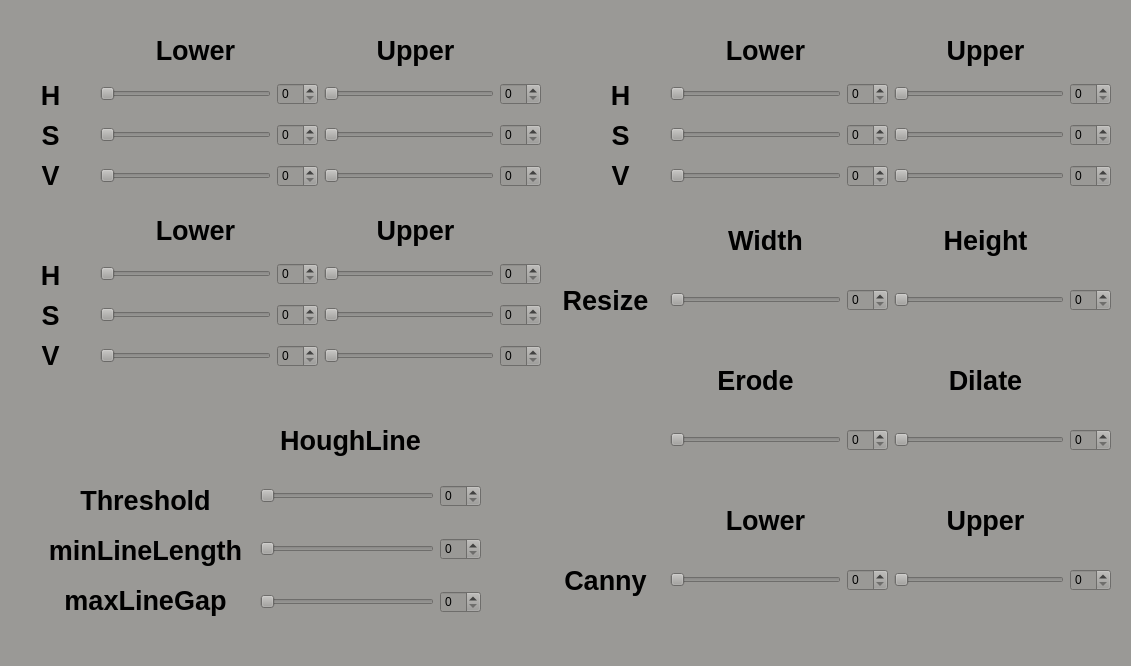
<?xml version="1.0" encoding="UTF-8"?>
<ui version="4.0">
 <class>MainWindowDesign</class>
 <widget class="QMainWindow" name="MainWindowDesign">
  <property name="geometry">
   <rect>
    <x>0</x>
    <y>0</y>
    <width>1131</width>
    <height>666</height>
   </rect>
  </property>
  <property name="windowTitle">
   <string>QRosApp</string>
  </property>
  <property name="windowIcon">
   <iconset>
    <normaloff>:/images/icon.png</normaloff>:/images/icon.png</iconset>
  </property>
  <property name="styleSheet">
   <string notr="true">background-color: rgb(154, 153, 150);</string>
  </property>
  <property name="locale">
   <locale language="English" country="Australia"/>
  </property>
  <widget class="QWidget" name="centralwidget">
   <widget class="QLabel" name="label">
    <property name="geometry">
     <rect>
      <x>20</x>
      <y>80</y>
      <width>61</width>
      <height>31</height>
     </rect>
    </property>
    <property name="styleSheet">
     <string notr="true"/>
    </property>
    <property name="text">
     <string>&lt;html&gt;&lt;head/&gt;&lt;body&gt;&lt;p align=&quot;center&quot;&gt;&lt;span style=&quot; font-size:20pt; font-weight:700;&quot;&gt;H&lt;/span&gt;&lt;/p&gt;&lt;/body&gt;&lt;/html&gt;</string>
    </property>
   </widget>
   <widget class="QWidget" name="gridLayoutWidget">
    <property name="geometry">
     <rect>
      <x>100</x>
      <y>70</y>
      <width>441</width>
      <height>131</height>
     </rect>
    </property>
    <layout class="QGridLayout" name="gridLayout">
     <item row="1" column="3">
      <widget class="QSpinBox" name="satr_upp_spinbox">
       <property name="styleSheet">
        <string notr="true"/>
       </property>
      </widget>
     </item>
     <item row="0" column="2">
      <widget class="QSlider" name="hue_upp_slider">
       <property name="styleSheet">
        <string notr="true"/>
       </property>
       <property name="orientation">
        <enum>Qt::Horizontal</enum>
       </property>
      </widget>
     </item>
     <item row="1" column="1">
      <widget class="QSpinBox" name="satr_low_spinbox">
       <property name="styleSheet">
        <string notr="true"/>
       </property>
      </widget>
     </item>
     <item row="0" column="0">
      <widget class="QSlider" name="hue_low_slider">
       <property name="styleSheet">
        <string notr="true"/>
       </property>
       <property name="orientation">
        <enum>Qt::Horizontal</enum>
       </property>
      </widget>
     </item>
     <item row="0" column="1">
      <widget class="QSpinBox" name="hue_low_spinbox">
       <property name="styleSheet">
        <string notr="true"/>
       </property>
      </widget>
     </item>
     <item row="1" column="0">
      <widget class="QSlider" name="satr_low_slider">
       <property name="styleSheet">
        <string notr="true"/>
       </property>
       <property name="orientation">
        <enum>Qt::Horizontal</enum>
       </property>
      </widget>
     </item>
     <item row="1" column="2">
      <widget class="QSlider" name="satr_upp_slider">
       <property name="styleSheet">
        <string notr="true"/>
       </property>
       <property name="orientation">
        <enum>Qt::Horizontal</enum>
       </property>
      </widget>
     </item>
     <item row="0" column="3">
      <widget class="QSpinBox" name="hue_upp_spinbox">
       <property name="styleSheet">
        <string notr="true"/>
       </property>
      </widget>
     </item>
     <item row="2" column="0">
      <widget class="QSlider" name="val_low_slider">
       <property name="styleSheet">
        <string notr="true"/>
       </property>
       <property name="orientation">
        <enum>Qt::Horizontal</enum>
       </property>
      </widget>
     </item>
     <item row="2" column="1">
      <widget class="QSpinBox" name="val_low_spinbox">
       <property name="styleSheet">
        <string notr="true"/>
       </property>
      </widget>
     </item>
     <item row="2" column="2">
      <widget class="QSlider" name="val_upp_slider">
       <property name="styleSheet">
        <string notr="true"/>
       </property>
       <property name="orientation">
        <enum>Qt::Horizontal</enum>
       </property>
      </widget>
     </item>
     <item row="2" column="3">
      <widget class="QSpinBox" name="val_upp_spinbox">
       <property name="styleSheet">
        <string notr="true"/>
       </property>
      </widget>
     </item>
    </layout>
   </widget>
   <widget class="QLabel" name="label_2">
    <property name="geometry">
     <rect>
      <x>150</x>
      <y>30</y>
      <width>91</width>
      <height>41</height>
     </rect>
    </property>
    <property name="styleSheet">
     <string notr="true"/>
    </property>
    <property name="text">
     <string>&lt;html&gt;&lt;head/&gt;&lt;body&gt;&lt;p align=&quot;center&quot;&gt;&lt;span style=&quot; font-size:20pt; font-weight:700;&quot;&gt;Lower&lt;/span&gt;&lt;/p&gt;&lt;/body&gt;&lt;/html&gt;</string>
    </property>
   </widget>
   <widget class="QLabel" name="label_3">
    <property name="geometry">
     <rect>
      <x>370</x>
      <y>30</y>
      <width>91</width>
      <height>41</height>
     </rect>
    </property>
    <property name="styleSheet">
     <string notr="true"/>
    </property>
    <property name="text">
     <string>&lt;html&gt;&lt;head/&gt;&lt;body&gt;&lt;p align=&quot;center&quot;&gt;&lt;span style=&quot; font-size:20pt; font-weight:700;&quot;&gt;Upper&lt;/span&gt;&lt;/p&gt;&lt;/body&gt;&lt;/html&gt;</string>
    </property>
   </widget>
   <widget class="QWidget" name="gridLayoutWidget_2">
    <property name="geometry">
     <rect>
      <x>670</x>
      <y>260</y>
      <width>441</width>
      <height>80</height>
     </rect>
    </property>
    <layout class="QGridLayout" name="gridLayout_2">
     <item row="0" column="3">
      <widget class="QSlider" name="height_slider">
       <property name="styleSheet">
        <string notr="true"/>
       </property>
       <property name="orientation">
        <enum>Qt::Horizontal</enum>
       </property>
      </widget>
     </item>
     <item row="0" column="1">
      <widget class="QSlider" name="width_slider">
       <property name="styleSheet">
        <string notr="true"/>
       </property>
       <property name="orientation">
        <enum>Qt::Horizontal</enum>
       </property>
      </widget>
     </item>
     <item row="0" column="2">
      <widget class="QSpinBox" name="width_spinbox">
       <property name="styleSheet">
        <string notr="true"/>
       </property>
      </widget>
     </item>
     <item row="0" column="4">
      <widget class="QSpinBox" name="height_spinbox">
       <property name="styleSheet">
        <string notr="true"/>
       </property>
      </widget>
     </item>
    </layout>
   </widget>
   <widget class="QLabel" name="label_5">
    <property name="geometry">
     <rect>
      <x>550</x>
      <y>280</y>
      <width>111</width>
      <height>41</height>
     </rect>
    </property>
    <property name="styleSheet">
     <string notr="true"/>
    </property>
    <property name="text">
     <string>&lt;html&gt;&lt;head/&gt;&lt;body&gt;&lt;p align=&quot;center&quot;&gt;&lt;span style=&quot; font-size:20pt; font-weight:700;&quot;&gt;Resize&lt;/span&gt;&lt;/p&gt;&lt;/body&gt;&lt;/html&gt;</string>
    </property>
   </widget>
   <widget class="QLabel" name="label_6">
    <property name="geometry">
     <rect>
      <x>710</x>
      <y>220</y>
      <width>111</width>
      <height>41</height>
     </rect>
    </property>
    <property name="styleSheet">
     <string notr="true"/>
    </property>
    <property name="text">
     <string>&lt;html&gt;&lt;head/&gt;&lt;body&gt;&lt;p align=&quot;center&quot;&gt;&lt;span style=&quot; font-size:20pt; font-weight:700;&quot;&gt;Width&lt;/span&gt;&lt;/p&gt;&lt;/body&gt;&lt;/html&gt;</string>
    </property>
   </widget>
   <widget class="QLabel" name="label_7">
    <property name="geometry">
     <rect>
      <x>930</x>
      <y>220</y>
      <width>111</width>
      <height>41</height>
     </rect>
    </property>
    <property name="styleSheet">
     <string notr="true"/>
    </property>
    <property name="text">
     <string>&lt;html&gt;&lt;head/&gt;&lt;body&gt;&lt;p align=&quot;center&quot;&gt;&lt;span style=&quot; font-size:20pt; font-weight:700;&quot;&gt;Height&lt;/span&gt;&lt;/p&gt;&lt;/body&gt;&lt;/html&gt;</string>
    </property>
   </widget>
   <widget class="QWidget" name="gridLayoutWidget_3">
    <property name="geometry">
     <rect>
      <x>670</x>
      <y>400</y>
      <width>441</width>
      <height>80</height>
     </rect>
    </property>
    <layout class="QGridLayout" name="gridLayout_3">
     <item row="0" column="1">
      <widget class="QSpinBox" name="erode_spinbox">
       <property name="styleSheet">
        <string notr="true"/>
       </property>
      </widget>
     </item>
     <item row="0" column="0">
      <widget class="QSlider" name="erode_slider">
       <property name="styleSheet">
        <string notr="true"/>
       </property>
       <property name="orientation">
        <enum>Qt::Horizontal</enum>
       </property>
      </widget>
     </item>
     <item row="0" column="3">
      <widget class="QSpinBox" name="dilate_spinbox">
       <property name="styleSheet">
        <string notr="true"/>
       </property>
      </widget>
     </item>
     <item row="0" column="2">
      <widget class="QSlider" name="dilate_slider">
       <property name="styleSheet">
        <string notr="true"/>
       </property>
       <property name="orientation">
        <enum>Qt::Horizontal</enum>
       </property>
      </widget>
     </item>
    </layout>
   </widget>
   <widget class="QLabel" name="label_8">
    <property name="geometry">
     <rect>
      <x>700</x>
      <y>360</y>
      <width>111</width>
      <height>41</height>
     </rect>
    </property>
    <property name="styleSheet">
     <string notr="true"/>
    </property>
    <property name="text">
     <string>&lt;html&gt;&lt;head/&gt;&lt;body&gt;&lt;p align=&quot;center&quot;&gt;&lt;span style=&quot; font-size:20pt; font-weight:700;&quot;&gt;Erode&lt;/span&gt;&lt;/p&gt;&lt;/body&gt;&lt;/html&gt;</string>
    </property>
   </widget>
   <widget class="QLabel" name="label_9">
    <property name="geometry">
     <rect>
      <x>930</x>
      <y>360</y>
      <width>111</width>
      <height>41</height>
     </rect>
    </property>
    <property name="styleSheet">
     <string notr="true"/>
    </property>
    <property name="text">
     <string>&lt;html&gt;&lt;head/&gt;&lt;body&gt;&lt;p align=&quot;center&quot;&gt;&lt;span style=&quot; font-size:20pt; font-weight:700;&quot;&gt;Dilate&lt;/span&gt;&lt;/p&gt;&lt;/body&gt;&lt;/html&gt;</string>
    </property>
   </widget>
   <widget class="QWidget" name="gridLayoutWidget_4">
    <property name="geometry">
     <rect>
      <x>670</x>
      <y>540</y>
      <width>441</width>
      <height>80</height>
     </rect>
    </property>
    <layout class="QGridLayout" name="gridLayout_4">
     <item row="0" column="3">
      <widget class="QSpinBox" name="canny_upp_spinbox">
       <property name="styleSheet">
        <string notr="true"/>
       </property>
      </widget>
     </item>
     <item row="0" column="2">
      <widget class="QSlider" name="canny_upp_slider">
       <property name="styleSheet">
        <string notr="true"/>
       </property>
       <property name="orientation">
        <enum>Qt::Horizontal</enum>
       </property>
      </widget>
     </item>
     <item row="0" column="0">
      <widget class="QSlider" name="canny_low_slider">
       <property name="styleSheet">
        <string notr="true"/>
       </property>
       <property name="orientation">
        <enum>Qt::Horizontal</enum>
       </property>
      </widget>
     </item>
     <item row="0" column="1">
      <widget class="QSpinBox" name="canny_low_spinbox">
       <property name="styleSheet">
        <string notr="true"/>
       </property>
      </widget>
     </item>
    </layout>
   </widget>
   <widget class="QLabel" name="label_10">
    <property name="geometry">
     <rect>
      <x>550</x>
      <y>560</y>
      <width>111</width>
      <height>41</height>
     </rect>
    </property>
    <property name="styleSheet">
     <string notr="true"/>
    </property>
    <property name="text">
     <string>&lt;html&gt;&lt;head/&gt;&lt;body&gt;&lt;p align=&quot;center&quot;&gt;&lt;span style=&quot; font-size:20pt; font-weight:700;&quot;&gt;Canny&lt;/span&gt;&lt;/p&gt;&lt;/body&gt;&lt;/html&gt;</string>
    </property>
   </widget>
   <widget class="QLabel" name="label_11">
    <property name="geometry">
     <rect>
      <x>710</x>
      <y>500</y>
      <width>111</width>
      <height>41</height>
     </rect>
    </property>
    <property name="styleSheet">
     <string notr="true"/>
    </property>
    <property name="text">
     <string>&lt;html&gt;&lt;head/&gt;&lt;body&gt;&lt;p align=&quot;center&quot;&gt;&lt;span style=&quot; font-size:20pt; font-weight:700;&quot;&gt;Lower&lt;/span&gt;&lt;/p&gt;&lt;/body&gt;&lt;/html&gt;</string>
    </property>
   </widget>
   <widget class="QLabel" name="label_12">
    <property name="geometry">
     <rect>
      <x>930</x>
      <y>500</y>
      <width>111</width>
      <height>41</height>
     </rect>
    </property>
    <property name="styleSheet">
     <string notr="true"/>
    </property>
    <property name="text">
     <string>&lt;html&gt;&lt;head/&gt;&lt;body&gt;&lt;p align=&quot;center&quot;&gt;&lt;span style=&quot; font-size:20pt; font-weight:700;&quot;&gt;Upper&lt;/span&gt;&lt;/p&gt;&lt;/body&gt;&lt;/html&gt;</string>
    </property>
   </widget>
   <widget class="QWidget" name="gridLayoutWidget_5">
    <property name="geometry">
     <rect>
      <x>260</x>
      <y>460</y>
      <width>221</width>
      <height>181</height>
     </rect>
    </property>
    <layout class="QGridLayout" name="gridLayout_5">
     <item row="1" column="1">
      <widget class="QSpinBox" name="hough_mll_spinbox">
       <property name="styleSheet">
        <string notr="true"/>
       </property>
      </widget>
     </item>
     <item row="0" column="1">
      <widget class="QSpinBox" name="hough_thres_spinbox">
       <property name="styleSheet">
        <string notr="true"/>
       </property>
      </widget>
     </item>
     <item row="0" column="0">
      <widget class="QSlider" name="hough_thres_slider">
       <property name="styleSheet">
        <string notr="true"/>
       </property>
       <property name="orientation">
        <enum>Qt::Horizontal</enum>
       </property>
      </widget>
     </item>
     <item row="1" column="0">
      <widget class="QSlider" name="hough_mll_slider">
       <property name="styleSheet">
        <string notr="true"/>
       </property>
       <property name="orientation">
        <enum>Qt::Horizontal</enum>
       </property>
      </widget>
     </item>
     <item row="2" column="0">
      <widget class="QSlider" name="hough_mlg_slider">
       <property name="styleSheet">
        <string notr="true"/>
       </property>
       <property name="orientation">
        <enum>Qt::Horizontal</enum>
       </property>
      </widget>
     </item>
     <item row="2" column="1">
      <widget class="QSpinBox" name="hough_mlg_spinbox">
       <property name="styleSheet">
        <string notr="true"/>
       </property>
      </widget>
     </item>
    </layout>
   </widget>
   <widget class="QLabel" name="label_13">
    <property name="geometry">
     <rect>
      <x>270</x>
      <y>420</y>
      <width>161</width>
      <height>41</height>
     </rect>
    </property>
    <property name="styleSheet">
     <string notr="true"/>
    </property>
    <property name="text">
     <string>&lt;html&gt;&lt;head/&gt;&lt;body&gt;&lt;p align=&quot;center&quot;&gt;&lt;span style=&quot; font-size:20pt; font-weight:700;&quot;&gt;HoughLine&lt;/span&gt;&lt;/p&gt;&lt;/body&gt;&lt;/html&gt;</string>
    </property>
   </widget>
   <widget class="QLabel" name="label_14">
    <property name="geometry">
     <rect>
      <x>70</x>
      <y>480</y>
      <width>151</width>
      <height>41</height>
     </rect>
    </property>
    <property name="styleSheet">
     <string notr="true"/>
    </property>
    <property name="text">
     <string>&lt;html&gt;&lt;head/&gt;&lt;body&gt;&lt;p align=&quot;center&quot;&gt;&lt;span style=&quot; font-size:20pt; font-weight:700;&quot;&gt;Threshold&lt;/span&gt;&lt;/p&gt;&lt;/body&gt;&lt;/html&gt;</string>
    </property>
   </widget>
   <widget class="QLabel" name="label_15">
    <property name="geometry">
     <rect>
      <x>40</x>
      <y>530</y>
      <width>211</width>
      <height>41</height>
     </rect>
    </property>
    <property name="styleSheet">
     <string notr="true"/>
    </property>
    <property name="text">
     <string>&lt;html&gt;&lt;head/&gt;&lt;body&gt;&lt;p align=&quot;center&quot;&gt;&lt;span style=&quot; font-size:20pt; font-weight:700;&quot;&gt;minLineLength&lt;/span&gt;&lt;/p&gt;&lt;/body&gt;&lt;/html&gt;</string>
    </property>
   </widget>
   <widget class="QLabel" name="label_16">
    <property name="geometry">
     <rect>
      <x>60</x>
      <y>580</y>
      <width>171</width>
      <height>41</height>
     </rect>
    </property>
    <property name="styleSheet">
     <string notr="true"/>
    </property>
    <property name="text">
     <string>&lt;html&gt;&lt;head/&gt;&lt;body&gt;&lt;p align=&quot;center&quot;&gt;&lt;span style=&quot; font-size:20pt; font-weight:700;&quot;&gt;maxLineGap&lt;/span&gt;&lt;/p&gt;&lt;/body&gt;&lt;/html&gt;</string>
    </property>
   </widget>
   <widget class="QLabel" name="label_17">
    <property name="geometry">
     <rect>
      <x>20</x>
      <y>160</y>
      <width>61</width>
      <height>31</height>
     </rect>
    </property>
    <property name="styleSheet">
     <string notr="true"/>
    </property>
    <property name="text">
     <string>&lt;html&gt;&lt;head/&gt;&lt;body&gt;&lt;p align=&quot;center&quot;&gt;&lt;span style=&quot; font-size:20pt; font-weight:700;&quot;&gt;V&lt;/span&gt;&lt;/p&gt;&lt;/body&gt;&lt;/html&gt;</string>
    </property>
   </widget>
   <widget class="QLabel" name="label_18">
    <property name="geometry">
     <rect>
      <x>20</x>
      <y>120</y>
      <width>61</width>
      <height>31</height>
     </rect>
    </property>
    <property name="styleSheet">
     <string notr="true"/>
    </property>
    <property name="text">
     <string>&lt;html&gt;&lt;head/&gt;&lt;body&gt;&lt;p align=&quot;center&quot;&gt;&lt;span style=&quot; font-size:20pt; font-weight:700;&quot;&gt;S&lt;/span&gt;&lt;/p&gt;&lt;/body&gt;&lt;/html&gt;</string>
    </property>
   </widget>
   <widget class="QLabel" name="label_19">
    <property name="geometry">
     <rect>
      <x>590</x>
      <y>120</y>
      <width>61</width>
      <height>31</height>
     </rect>
    </property>
    <property name="styleSheet">
     <string notr="true"/>
    </property>
    <property name="text">
     <string>&lt;html&gt;&lt;head/&gt;&lt;body&gt;&lt;p align=&quot;center&quot;&gt;&lt;span style=&quot; font-size:20pt; font-weight:700;&quot;&gt;S&lt;/span&gt;&lt;/p&gt;&lt;/body&gt;&lt;/html&gt;</string>
    </property>
   </widget>
   <widget class="QLabel" name="label_20">
    <property name="geometry">
     <rect>
      <x>590</x>
      <y>160</y>
      <width>61</width>
      <height>31</height>
     </rect>
    </property>
    <property name="styleSheet">
     <string notr="true"/>
    </property>
    <property name="text">
     <string>&lt;html&gt;&lt;head/&gt;&lt;body&gt;&lt;p align=&quot;center&quot;&gt;&lt;span style=&quot; font-size:20pt; font-weight:700;&quot;&gt;V&lt;/span&gt;&lt;/p&gt;&lt;/body&gt;&lt;/html&gt;</string>
    </property>
   </widget>
   <widget class="QWidget" name="gridLayoutWidget_6">
    <property name="geometry">
     <rect>
      <x>670</x>
      <y>70</y>
      <width>441</width>
      <height>131</height>
     </rect>
    </property>
    <layout class="QGridLayout" name="gridLayout_6">
     <item row="1" column="3">
      <widget class="QSpinBox" name="satr_upp_spinbox_2">
       <property name="styleSheet">
        <string notr="true"/>
       </property>
      </widget>
     </item>
     <item row="0" column="2">
      <widget class="QSlider" name="hue_upp_slider_2">
       <property name="styleSheet">
        <string notr="true"/>
       </property>
       <property name="orientation">
        <enum>Qt::Horizontal</enum>
       </property>
      </widget>
     </item>
     <item row="1" column="1">
      <widget class="QSpinBox" name="satr_low_spinbox_2">
       <property name="styleSheet">
        <string notr="true"/>
       </property>
      </widget>
     </item>
     <item row="0" column="0">
      <widget class="QSlider" name="hue_low_slider_2">
       <property name="styleSheet">
        <string notr="true"/>
       </property>
       <property name="orientation">
        <enum>Qt::Horizontal</enum>
       </property>
      </widget>
     </item>
     <item row="0" column="1">
      <widget class="QSpinBox" name="hue_low_spinbox_2">
       <property name="styleSheet">
        <string notr="true"/>
       </property>
      </widget>
     </item>
     <item row="1" column="0">
      <widget class="QSlider" name="satr_low_slider_2">
       <property name="styleSheet">
        <string notr="true"/>
       </property>
       <property name="orientation">
        <enum>Qt::Horizontal</enum>
       </property>
      </widget>
     </item>
     <item row="1" column="2">
      <widget class="QSlider" name="satr_upp_slider_2">
       <property name="styleSheet">
        <string notr="true"/>
       </property>
       <property name="orientation">
        <enum>Qt::Horizontal</enum>
       </property>
      </widget>
     </item>
     <item row="0" column="3">
      <widget class="QSpinBox" name="hue_upp_spinbox_2">
       <property name="styleSheet">
        <string notr="true"/>
       </property>
      </widget>
     </item>
     <item row="2" column="0">
      <widget class="QSlider" name="val_low_slider_2">
       <property name="styleSheet">
        <string notr="true"/>
       </property>
       <property name="orientation">
        <enum>Qt::Horizontal</enum>
       </property>
      </widget>
     </item>
     <item row="2" column="1">
      <widget class="QSpinBox" name="val_low_spinbox_2">
       <property name="styleSheet">
        <string notr="true"/>
       </property>
      </widget>
     </item>
     <item row="2" column="2">
      <widget class="QSlider" name="val_upp_slider_2">
       <property name="styleSheet">
        <string notr="true"/>
       </property>
       <property name="orientation">
        <enum>Qt::Horizontal</enum>
       </property>
      </widget>
     </item>
     <item row="2" column="3">
      <widget class="QSpinBox" name="val_upp_spinbox_2">
       <property name="styleSheet">
        <string notr="true"/>
       </property>
      </widget>
     </item>
    </layout>
   </widget>
   <widget class="QLabel" name="label_4">
    <property name="geometry">
     <rect>
      <x>720</x>
      <y>30</y>
      <width>91</width>
      <height>41</height>
     </rect>
    </property>
    <property name="styleSheet">
     <string notr="true"/>
    </property>
    <property name="text">
     <string>&lt;html&gt;&lt;head/&gt;&lt;body&gt;&lt;p align=&quot;center&quot;&gt;&lt;span style=&quot; font-size:20pt; font-weight:700;&quot;&gt;Lower&lt;/span&gt;&lt;/p&gt;&lt;/body&gt;&lt;/html&gt;</string>
    </property>
   </widget>
   <widget class="QLabel" name="label_21">
    <property name="geometry">
     <rect>
      <x>940</x>
      <y>30</y>
      <width>91</width>
      <height>41</height>
     </rect>
    </property>
    <property name="styleSheet">
     <string notr="true"/>
    </property>
    <property name="text">
     <string>&lt;html&gt;&lt;head/&gt;&lt;body&gt;&lt;p align=&quot;center&quot;&gt;&lt;span style=&quot; font-size:20pt; font-weight:700;&quot;&gt;Upper&lt;/span&gt;&lt;/p&gt;&lt;/body&gt;&lt;/html&gt;</string>
    </property>
   </widget>
   <widget class="QLabel" name="label_22">
    <property name="geometry">
     <rect>
      <x>590</x>
      <y>80</y>
      <width>61</width>
      <height>31</height>
     </rect>
    </property>
    <property name="styleSheet">
     <string notr="true"/>
    </property>
    <property name="text">
     <string>&lt;html&gt;&lt;head/&gt;&lt;body&gt;&lt;p align=&quot;center&quot;&gt;&lt;span style=&quot; font-size:20pt; font-weight:700;&quot;&gt;H&lt;/span&gt;&lt;/p&gt;&lt;/body&gt;&lt;/html&gt;</string>
    </property>
   </widget>
   <widget class="QLabel" name="label_23">
    <property name="geometry">
     <rect>
      <x>20</x>
      <y>300</y>
      <width>61</width>
      <height>31</height>
     </rect>
    </property>
    <property name="styleSheet">
     <string notr="true"/>
    </property>
    <property name="text">
     <string>&lt;html&gt;&lt;head/&gt;&lt;body&gt;&lt;p align=&quot;center&quot;&gt;&lt;span style=&quot; font-size:20pt; font-weight:700;&quot;&gt;S&lt;/span&gt;&lt;/p&gt;&lt;/body&gt;&lt;/html&gt;</string>
    </property>
   </widget>
   <widget class="QLabel" name="label_24">
    <property name="geometry">
     <rect>
      <x>20</x>
      <y>340</y>
      <width>61</width>
      <height>31</height>
     </rect>
    </property>
    <property name="styleSheet">
     <string notr="true"/>
    </property>
    <property name="text">
     <string>&lt;html&gt;&lt;head/&gt;&lt;body&gt;&lt;p align=&quot;center&quot;&gt;&lt;span style=&quot; font-size:20pt; font-weight:700;&quot;&gt;V&lt;/span&gt;&lt;/p&gt;&lt;/body&gt;&lt;/html&gt;</string>
    </property>
   </widget>
   <widget class="QWidget" name="gridLayoutWidget_7">
    <property name="geometry">
     <rect>
      <x>100</x>
      <y>250</y>
      <width>441</width>
      <height>131</height>
     </rect>
    </property>
    <layout class="QGridLayout" name="gridLayout_7">
     <item row="1" column="3">
      <widget class="QSpinBox" name="satr_upp_spinbox_3">
       <property name="styleSheet">
        <string notr="true"/>
       </property>
      </widget>
     </item>
     <item row="0" column="2">
      <widget class="QSlider" name="hue_upp_slider_3">
       <property name="styleSheet">
        <string notr="true"/>
       </property>
       <property name="orientation">
        <enum>Qt::Horizontal</enum>
       </property>
      </widget>
     </item>
     <item row="1" column="1">
      <widget class="QSpinBox" name="satr_low_spinbox_3">
       <property name="styleSheet">
        <string notr="true"/>
       </property>
      </widget>
     </item>
     <item row="0" column="0">
      <widget class="QSlider" name="hue_low_slider_3">
       <property name="styleSheet">
        <string notr="true"/>
       </property>
       <property name="orientation">
        <enum>Qt::Horizontal</enum>
       </property>
      </widget>
     </item>
     <item row="0" column="1">
      <widget class="QSpinBox" name="hue_low_spinbox_3">
       <property name="styleSheet">
        <string notr="true"/>
       </property>
      </widget>
     </item>
     <item row="1" column="0">
      <widget class="QSlider" name="satr_low_slider_3">
       <property name="styleSheet">
        <string notr="true"/>
       </property>
       <property name="orientation">
        <enum>Qt::Horizontal</enum>
       </property>
      </widget>
     </item>
     <item row="1" column="2">
      <widget class="QSlider" name="satr_upp_slider_3">
       <property name="styleSheet">
        <string notr="true"/>
       </property>
       <property name="orientation">
        <enum>Qt::Horizontal</enum>
       </property>
      </widget>
     </item>
     <item row="0" column="3">
      <widget class="QSpinBox" name="hue_upp_spinbox_3">
       <property name="styleSheet">
        <string notr="true"/>
       </property>
      </widget>
     </item>
     <item row="2" column="0">
      <widget class="QSlider" name="val_low_slider_3">
       <property name="styleSheet">
        <string notr="true"/>
       </property>
       <property name="orientation">
        <enum>Qt::Horizontal</enum>
       </property>
      </widget>
     </item>
     <item row="2" column="1">
      <widget class="QSpinBox" name="val_low_spinbox_3">
       <property name="styleSheet">
        <string notr="true"/>
       </property>
      </widget>
     </item>
     <item row="2" column="2">
      <widget class="QSlider" name="val_upp_slider_3">
       <property name="styleSheet">
        <string notr="true"/>
       </property>
       <property name="orientation">
        <enum>Qt::Horizontal</enum>
       </property>
      </widget>
     </item>
     <item row="2" column="3">
      <widget class="QSpinBox" name="val_upp_spinbox_3">
       <property name="styleSheet">
        <string notr="true"/>
       </property>
      </widget>
     </item>
    </layout>
   </widget>
   <widget class="QLabel" name="label_25">
    <property name="geometry">
     <rect>
      <x>150</x>
      <y>210</y>
      <width>91</width>
      <height>41</height>
     </rect>
    </property>
    <property name="styleSheet">
     <string notr="true"/>
    </property>
    <property name="text">
     <string>&lt;html&gt;&lt;head/&gt;&lt;body&gt;&lt;p align=&quot;center&quot;&gt;&lt;span style=&quot; font-size:20pt; font-weight:700;&quot;&gt;Lower&lt;/span&gt;&lt;/p&gt;&lt;/body&gt;&lt;/html&gt;</string>
    </property>
   </widget>
   <widget class="QLabel" name="label_26">
    <property name="geometry">
     <rect>
      <x>370</x>
      <y>210</y>
      <width>91</width>
      <height>41</height>
     </rect>
    </property>
    <property name="styleSheet">
     <string notr="true"/>
    </property>
    <property name="text">
     <string>&lt;html&gt;&lt;head/&gt;&lt;body&gt;&lt;p align=&quot;center&quot;&gt;&lt;span style=&quot; font-size:20pt; font-weight:700;&quot;&gt;Upper&lt;/span&gt;&lt;/p&gt;&lt;/body&gt;&lt;/html&gt;</string>
    </property>
   </widget>
   <widget class="QLabel" name="label_27">
    <property name="geometry">
     <rect>
      <x>20</x>
      <y>260</y>
      <width>61</width>
      <height>31</height>
     </rect>
    </property>
    <property name="styleSheet">
     <string notr="true"/>
    </property>
    <property name="text">
     <string>&lt;html&gt;&lt;head/&gt;&lt;body&gt;&lt;p align=&quot;center&quot;&gt;&lt;span style=&quot; font-size:20pt; font-weight:700;&quot;&gt;H&lt;/span&gt;&lt;/p&gt;&lt;/body&gt;&lt;/html&gt;</string>
    </property>
   </widget>
  </widget>
  <action name="action_Quit">
   <property name="text">
    <string>&amp;Quit</string>
   </property>
   <property name="shortcut">
    <string>Ctrl+Q</string>
   </property>
   <property name="shortcutContext">
    <enum>Qt::ApplicationShortcut</enum>
   </property>
  </action>
  <action name="action_Preferences">
   <property name="text">
    <string>&amp;Preferences</string>
   </property>
  </action>
  <action name="actionAbout">
   <property name="text">
    <string>&amp;About</string>
   </property>
  </action>
  <action name="actionAbout_Qt">
   <property name="text">
    <string>About &amp;Qt</string>
   </property>
  </action>
 </widget>
 <resources/>
 <connections>
  <connection>
   <sender>action_Quit</sender>
   <signal>triggered()</signal>
   <receiver>MainWindowDesign</receiver>
   <slot>close()</slot>
   <hints>
    <hint type="sourcelabel">
     <x>-1</x>
     <y>-1</y>
    </hint>
    <hint type="destinationlabel">
     <x>399</x>
     <y>299</y>
    </hint>
   </hints>
  </connection>
 </connections>
</ui>
